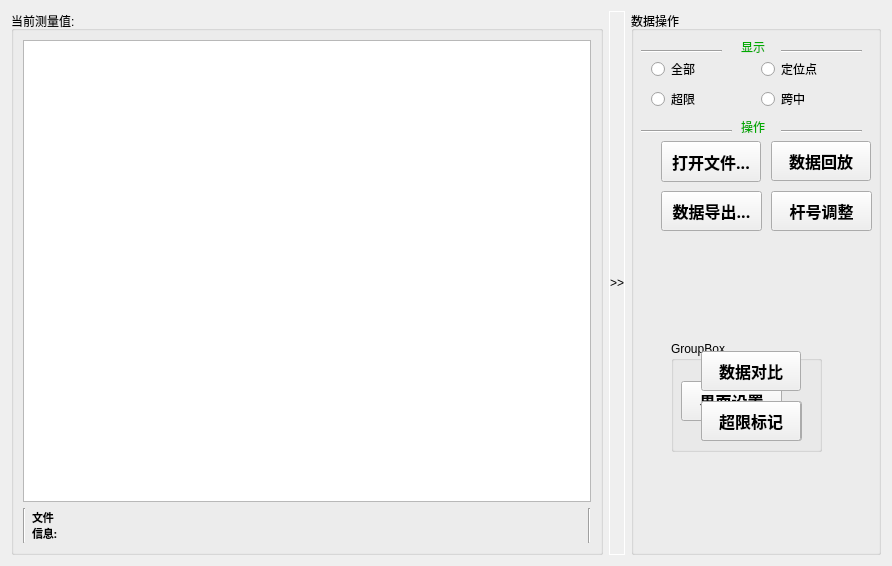
<?xml version="1.0" encoding="UTF-8"?>
<ui version="4.0">
 <class>recordMeasureForm</class>
 <widget class="QWidget" name="recordMeasureForm">
  <property name="geometry">
   <rect>
    <x>0</x>
    <y>0</y>
    <width>892</width>
    <height>566</height>
   </rect>
  </property>
  <property name="windowTitle">
   <string>Form</string>
  </property>
  <layout class="QGridLayout" name="gridLayout">
   <item row="0" column="0">
    <widget class="QGroupBox" name="grpTable">
     <property name="title">
      <string>当前测量值:</string>
     </property>
     <layout class="QGridLayout" name="gridLayout_2">
      <item row="0" column="0">
       <widget class="QTableView" name="tableView"/>
      </item>
      <item row="1" column="0">
       <layout class="QHBoxLayout" name="horizontalLayout">
        <item>
         <widget class="Line" name="line_2">
          <property name="orientation">
           <enum>Qt::Vertical</enum>
          </property>
         </widget>
        </item>
        <item>
         <widget class="QLabel" name="lblFile">
          <property name="font">
           <font>
            <family>微软雅黑</family>
            <pointsize>8</pointsize>
            <weight>75</weight>
            <bold>true</bold>
           </font>
          </property>
          <property name="text">
           <string>文件
信息:</string>
          </property>
         </widget>
        </item>
        <item>
         <widget class="QLabel" name="lblFileInfo">
          <property name="minimumSize">
           <size>
            <width>50</width>
            <height>0</height>
           </size>
          </property>
          <property name="font">
           <font>
            <family>微软雅黑</family>
            <pointsize>12</pointsize>
            <weight>50</weight>
            <italic>false</italic>
            <bold>false</bold>
           </font>
          </property>
          <property name="styleSheet">
           <string notr="true">font: 12pt &quot;微软雅黑&quot;;</string>
          </property>
          <property name="text">
           <string/>
          </property>
         </widget>
        </item>
        <item>
         <spacer name="horizontalSpacer">
          <property name="orientation">
           <enum>Qt::Horizontal</enum>
          </property>
          <property name="sizeHint" stdset="0">
           <size>
            <width>40</width>
            <height>20</height>
           </size>
          </property>
         </spacer>
        </item>
        <item>
         <widget class="Line" name="line">
          <property name="minimumSize">
           <size>
            <width>0</width>
            <height>35</height>
           </size>
          </property>
          <property name="orientation">
           <enum>Qt::Vertical</enum>
          </property>
         </widget>
        </item>
       </layout>
      </item>
     </layout>
    </widget>
   </item>
   <item row="0" column="2">
    <widget class="QGroupBox" name="groupBox">
     <property name="minimumSize">
      <size>
       <width>250</width>
       <height>0</height>
      </size>
     </property>
     <property name="styleSheet">
      <string notr="true">font: 900 12pt &quot;微软雅黑&quot;;</string>
     </property>
     <property name="title">
      <string>数据操作</string>
     </property>
     <widget class="HoverBitmapBtn" name="pbtnDataReplay">
      <property name="geometry">
       <rect>
        <x>140</x>
        <y>130</y>
        <width>100</width>
        <height>40</height>
       </rect>
      </property>
      <property name="minimumSize">
       <size>
        <width>100</width>
        <height>40</height>
       </size>
      </property>
      <property name="font">
       <font>
        <family>微软雅黑</family>
        <pointsize>12</pointsize>
        <weight>99</weight>
        <italic>false</italic>
        <bold>true</bold>
       </font>
      </property>
      <property name="text">
       <string>数据回放</string>
      </property>
     </widget>
     <widget class="HoverBitmapBtn" name="pbtnDataOutput">
      <property name="geometry">
       <rect>
        <x>30</x>
        <y>180</y>
        <width>101</width>
        <height>40</height>
       </rect>
      </property>
      <property name="minimumSize">
       <size>
        <width>100</width>
        <height>40</height>
       </size>
      </property>
      <property name="font">
       <font>
        <family>微软雅黑</family>
        <pointsize>12</pointsize>
        <weight>99</weight>
        <italic>false</italic>
        <bold>true</bold>
       </font>
      </property>
      <property name="text">
       <string>数据导出...</string>
      </property>
     </widget>
     <widget class="HoverBitmapBtn" name="pbtnOpenFile">
      <property name="geometry">
       <rect>
        <x>30</x>
        <y>130</y>
        <width>100</width>
        <height>41</height>
       </rect>
      </property>
      <property name="minimumSize">
       <size>
        <width>100</width>
        <height>40</height>
       </size>
      </property>
      <property name="font">
       <font>
        <family>微软雅黑</family>
        <pointsize>12</pointsize>
        <weight>99</weight>
        <italic>false</italic>
        <bold>true</bold>
       </font>
      </property>
      <property name="text">
       <string>打开文件...</string>
      </property>
     </widget>
     <widget class="QLabel" name="label_17">
      <property name="geometry">
       <rect>
        <x>110</x>
        <y>20</y>
        <width>41</width>
        <height>31</height>
       </rect>
      </property>
      <property name="styleSheet">
       <string notr="true">color: rgb(0, 170, 0);</string>
      </property>
      <property name="text">
       <string>显示</string>
      </property>
     </widget>
     <widget class="Line" name="line_8">
      <property name="geometry">
       <rect>
        <x>10</x>
        <y>30</y>
        <width>81</width>
        <height>20</height>
       </rect>
      </property>
      <property name="orientation">
       <enum>Qt::Horizontal</enum>
      </property>
     </widget>
     <widget class="Line" name="line_7">
      <property name="geometry">
       <rect>
        <x>150</x>
        <y>30</y>
        <width>81</width>
        <height>20</height>
       </rect>
      </property>
      <property name="orientation">
       <enum>Qt::Horizontal</enum>
      </property>
     </widget>
     <widget class="Line" name="line_9">
      <property name="geometry">
       <rect>
        <x>150</x>
        <y>110</y>
        <width>81</width>
        <height>20</height>
       </rect>
      </property>
      <property name="orientation">
       <enum>Qt::Horizontal</enum>
      </property>
     </widget>
     <widget class="Line" name="line_10">
      <property name="geometry">
       <rect>
        <x>10</x>
        <y>110</y>
        <width>91</width>
        <height>20</height>
       </rect>
      </property>
      <property name="orientation">
       <enum>Qt::Horizontal</enum>
      </property>
     </widget>
     <widget class="QLabel" name="label_18">
      <property name="geometry">
       <rect>
        <x>110</x>
        <y>100</y>
        <width>41</width>
        <height>31</height>
       </rect>
      </property>
      <property name="styleSheet">
       <string notr="true">color: rgb(0, 170, 0);</string>
      </property>
      <property name="text">
       <string>操作</string>
      </property>
     </widget>
     <widget class="HoverBitmapBtn" name="pbtnModifyPole">
      <property name="geometry">
       <rect>
        <x>140</x>
        <y>180</y>
        <width>101</width>
        <height>40</height>
       </rect>
      </property>
      <property name="minimumSize">
       <size>
        <width>100</width>
        <height>40</height>
       </size>
      </property>
      <property name="font">
       <font>
        <family>微软雅黑</family>
        <pointsize>12</pointsize>
        <weight>99</weight>
        <italic>false</italic>
        <bold>true</bold>
       </font>
      </property>
      <property name="text">
       <string>杆号调整</string>
      </property>
     </widget>
     <widget class="QStackedWidget" name="stackedWidget">
      <property name="geometry">
       <rect>
        <x>20</x>
        <y>50</y>
        <width>211</width>
        <height>61</height>
       </rect>
      </property>
      <property name="currentIndex">
       <number>1</number>
      </property>
      <widget class="QWidget" name="page">
       <widget class="QCheckBox" name="chbWireWidth">
        <property name="geometry">
         <rect>
          <x>130</x>
          <y>70</y>
          <width>71</width>
          <height>23</height>
         </rect>
        </property>
        <property name="text">
         <string>定位点</string>
        </property>
       </widget>
       <widget class="QRadioButton" name="rdbSimpleData">
        <property name="geometry">
         <rect>
          <x>10</x>
          <y>40</y>
          <width>91</width>
          <height>23</height>
         </rect>
        </property>
        <property name="font">
         <font>
          <family>微软雅黑</family>
          <pointsize>12</pointsize>
          <weight>99</weight>
          <italic>false</italic>
          <bold>true</bold>
         </font>
        </property>
        <property name="text">
         <string>单跨数据</string>
        </property>
       </widget>
       <widget class="QCheckBox" name="chbMidwire">
        <property name="geometry">
         <rect>
          <x>130</x>
          <y>40</y>
          <width>71</width>
          <height>23</height>
         </rect>
        </property>
        <property name="text">
         <string>跨中</string>
        </property>
       </widget>
       <widget class="QCheckBox" name="chbDropper">
        <property name="geometry">
         <rect>
          <x>130</x>
          <y>10</y>
          <width>71</width>
          <height>23</height>
         </rect>
        </property>
        <property name="text">
         <string>吊弦</string>
        </property>
       </widget>
       <widget class="QRadioButton" name="rdbRangelData">
        <property name="geometry">
         <rect>
          <x>10</x>
          <y>70</y>
          <width>91</width>
          <height>23</height>
         </rect>
        </property>
        <property name="font">
         <font>
          <family>微软雅黑</family>
          <pointsize>12</pointsize>
          <weight>99</weight>
          <italic>false</italic>
          <bold>true</bold>
         </font>
        </property>
        <property name="text">
         <string>超限数据</string>
        </property>
       </widget>
       <widget class="QRadioButton" name="rdbDetailData">
        <property name="geometry">
         <rect>
          <x>10</x>
          <y>10</y>
          <width>91</width>
          <height>23</height>
         </rect>
        </property>
        <property name="font">
         <font>
          <family>微软雅黑</family>
          <pointsize>12</pointsize>
          <weight>99</weight>
          <italic>false</italic>
          <bold>true</bold>
         </font>
        </property>
        <property name="text">
         <string>详细数据</string>
        </property>
       </widget>
      </widget>
      <widget class="QWidget" name="page_2">
       <widget class="QRadioButton" name="rdbAll">
        <property name="geometry">
         <rect>
          <x>0</x>
          <y>0</y>
          <width>89</width>
          <height>16</height>
         </rect>
        </property>
        <property name="text">
         <string>全部</string>
        </property>
       </widget>
       <widget class="QRadioButton" name="rdbOverPar">
        <property name="geometry">
         <rect>
          <x>0</x>
          <y>30</y>
          <width>89</width>
          <height>16</height>
         </rect>
        </property>
        <property name="text">
         <string>超限</string>
        </property>
       </widget>
       <widget class="QRadioButton" name="rdbLimiteWire">
        <property name="geometry">
         <rect>
          <x>110</x>
          <y>0</y>
          <width>89</width>
          <height>16</height>
         </rect>
        </property>
        <property name="text">
         <string>定位点</string>
        </property>
       </widget>
       <widget class="QRadioButton" name="rdbMidWire">
        <property name="geometry">
         <rect>
          <x>110</x>
          <y>30</y>
          <width>89</width>
          <height>16</height>
         </rect>
        </property>
        <property name="text">
         <string>跨中</string>
        </property>
       </widget>
      </widget>
     </widget>
     <widget class="QGroupBox" name="groupBox_2">
      <property name="geometry">
       <rect>
        <x>40</x>
        <y>330</y>
        <width>151</width>
        <height>111</height>
       </rect>
      </property>
      <property name="title">
       <string>GroupBox</string>
      </property>
      <widget class="HoverBitmapBtn" name="pbtnUISet">
       <property name="geometry">
        <rect>
         <x>10</x>
         <y>40</y>
         <width>101</width>
         <height>40</height>
        </rect>
       </property>
       <property name="minimumSize">
        <size>
         <width>100</width>
         <height>40</height>
        </size>
       </property>
       <property name="font">
        <font>
         <family>微软雅黑</family>
         <pointsize>12</pointsize>
         <weight>99</weight>
         <italic>false</italic>
         <bold>true</bold>
        </font>
       </property>
       <property name="text">
        <string>界面设置</string>
       </property>
      </widget>
      <widget class="HoverBitmapBtn" name="pbtnUpdate">
       <property name="geometry">
        <rect>
         <x>30</x>
         <y>60</y>
         <width>101</width>
         <height>40</height>
        </rect>
       </property>
       <property name="minimumSize">
        <size>
         <width>100</width>
         <height>40</height>
        </size>
       </property>
       <property name="font">
        <font>
         <family>微软雅黑</family>
         <pointsize>12</pointsize>
         <weight>99</weight>
         <italic>false</italic>
         <bold>true</bold>
        </font>
       </property>
       <property name="text">
        <string>数据刷新</string>
       </property>
      </widget>
      <widget class="HoverBitmapBtn" name="pbtnDataCompare">
       <property name="geometry">
        <rect>
         <x>30</x>
         <y>10</y>
         <width>100</width>
         <height>40</height>
        </rect>
       </property>
       <property name="minimumSize">
        <size>
         <width>100</width>
         <height>40</height>
        </size>
       </property>
       <property name="font">
        <font>
         <family>微软雅黑</family>
         <pointsize>12</pointsize>
         <weight>99</weight>
         <italic>false</italic>
         <bold>true</bold>
        </font>
       </property>
       <property name="text">
        <string>数据对比</string>
       </property>
      </widget>
      <widget class="HoverBitmapBtn" name="pbtnOverdata">
       <property name="geometry">
        <rect>
         <x>30</x>
         <y>60</y>
         <width>100</width>
         <height>40</height>
        </rect>
       </property>
       <property name="minimumSize">
        <size>
         <width>100</width>
         <height>40</height>
        </size>
       </property>
       <property name="font">
        <font>
         <family>微软雅黑</family>
         <pointsize>12</pointsize>
         <weight>99</weight>
         <italic>false</italic>
         <bold>true</bold>
        </font>
       </property>
       <property name="text">
        <string>超限标记</string>
       </property>
      </widget>
     </widget>
    </widget>
   </item>
   <item row="0" column="1">
    <widget class="expandPushButton" name="pbtnUIExpand">
     <property name="sizePolicy">
      <sizepolicy hsizetype="Fixed" vsizetype="Preferred">
       <horstretch>0</horstretch>
       <verstretch>0</verstretch>
      </sizepolicy>
     </property>
     <property name="minimumSize">
      <size>
       <width>0</width>
       <height>0</height>
      </size>
     </property>
     <property name="maximumSize">
      <size>
       <width>20</width>
       <height>16777215</height>
      </size>
     </property>
     <property name="styleSheet">
      <string notr="true">border:1px solid;
border-color: rgb(255, 255, 255);</string>
     </property>
     <property name="text">
      <string>&gt;&gt;</string>
     </property>
    </widget>
   </item>
  </layout>
 </widget>
 <customwidgets>
  <customwidget>
   <class>HoverBitmapBtn</class>
   <extends>QPushButton</extends>
   <header>hoverbitmapbtn.h</header>
  </customwidget>
  <customwidget>
   <class>expandPushButton</class>
   <extends>QPushButton</extends>
   <header location="global">expandpushbutton.h</header>
  </customwidget>
 </customwidgets>
 <resources/>
 <connections/>
</ui>
